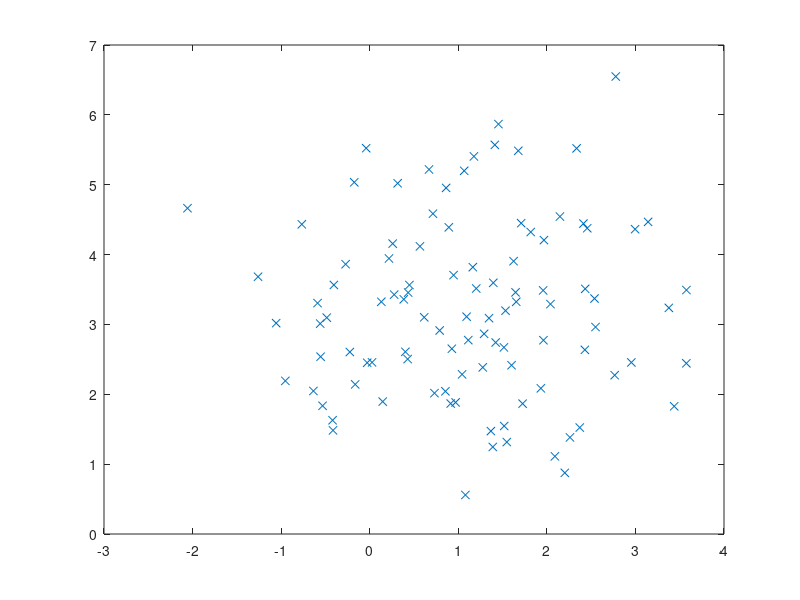

Write the MATLAB code that produced this figure. (Note: this script raises an error after producing the figure.)
function [model, y] = gmm_basic()
clear all
clc

n_samples = 100;

%% generate random data
mu_r = [1, 3];
sigma_r = [1.5, 1.5];
w_r = [1]; % has to sum to one

x = mvnrnd(mu_r, diag(sigma_r), n_samples);

plot(x(:,1),x(:,2),'x')

w_r = permute(w_r, [1 3 2] );

n_dim = 2;
n_kernels = 1;

%% define model
%model= cell();
model.layers{1}= GmmLayer(n_dim, n_kernels);

model.layers{1}.params.mu = rand(1, n_dim, n_kernels);
model.layers{1}.params.sigma = rand(1, n_dim, n_kernels);
model.layers{1}.params.w = 1; %rand(1, 1, n_kernels);

model.layers{1}.const.x = x;

model.layers{2}= NegLogLoss;

model.n_layers= length(model.layers);

model = get_num_params(model);

%% compute forward pass
y = forward(model);

end



function loss(w)
    
    
end

function dloss_dw(w)
    
    

end

% TODO: convert model into a class. Each layer must have an option for
% inputs, parameters and constants. 
% layer class should provide a forward and backward
% TODO: add number of input/outputs to each layer

function y = forward(model)
        
    y = cell(model.n_layers,1);
    layers = model.layers;
    
    if ~isempty(layers{1}.params) && ~isempty(layers{1}.const)
        params = struct2cell(layers{1}.params);
        const = struct2cell(layers{1}.const);
        
        y{1} = layers{1}.forward(params{:}, const{:});
        
    elseif ~isempty(layers{1}.params)
        params = struct2cell(layers{1}.params);
        
        y{1} = layers{1}.forward(params{:});
    end
        
    for l= 2:model.n_layers % change to number of layers
        if ~isempty(layers{l}.params) && ~isempty(layers{l}.const)
            params = struct2cell(layers{l}.params);
            const = struct2cell(layers{l}.const);

            y{l} = layers{l}.forward(y{l-1}, params{:}, const{:});

        elseif ~isempty(layers{l}.params)
            params = struct2cell(layers{l}.params);

            y{l} = layers{l}.forward(y{l-1}, params{:});
            
        else
            y{l} = layers{l}.forward(y{l-1});
        end
    
    end
end

function de_dw = backward(model)
    de_dw = zeros(model.n_params_cum(end), 1);
    idx=1;
    
    
    de_dparam = model.layers{end}.backward(1);
    
    
    for l= model.n_layers-1:-1:1
    
        if ~isempty(model.layers{l}.params)
            params = struct2cell(model.layers{l}.params);
            params = cell2mat(cellfun(@(x) reshape(x,[],1), params, 'UniformOutput', false));
            
            w(idx:model.n_params_cum(l)) = params;
            idx = model.n_params_cum(l);
        end
    end
    
end

function w = params2vect(model)
        
    w = zeros(model.n_params_cum(end), 1);
    idx=1;
    for l= 1:model.n_layers 
        if ~isempty(model.layers{l}.params)
            params = struct2cell(model.layers{l}.params);
            params = cell2mat(cellfun(@(x) reshape(x,[],1), params, 'UniformOutput', false));
            
            w(idx:model.n_params_cum(l)) = params;
            idx = model.n_params_cum(l);
        end
    end
    
end

function model = vect2params(model, w)
    idx= 1;
    for l= 1:model.n_layers 
        if ~isempty(model.layers{l}.params)
            fields = fieldnames(model.layers{l}.params);
            
            for i = 1:numel(fields)
                param_i = model.layers{l}.params.(fields{i});
                model.layers{l}.params.(fields{i}) = reshape(w(idx:idx+numel(param_i)-1), size(param_i));
                idx = idx + numel(param_i);
            end
        end
    end
    
end

function model = get_num_params(model)
    model.n_params= zeros(model.n_layers, 1);
    
    for l= 1:model.n_layers 
        if ~isempty(model.layers{l}.params)
            params = struct2cell(model.layers{l}.params);
            model.n_params(l) = sum(cellfun(@numel, params));
        end
    end
    model.n_params_cum = cumsum(model.n_params);
end
